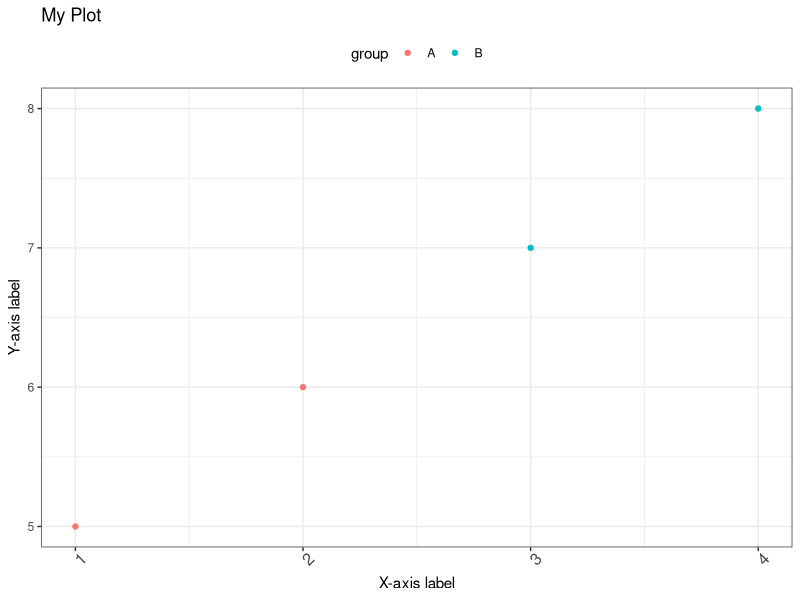

Reproduce this figure in R.
# ============================================================
# Program 15: ggplot2 - Fully Styled Scatter Plot
# ============================================================
# Description: Demonstrates ggplot2 theming options including
#              ggtitle(), xlab(), ylab(), theme_bw(), legend
#              positioning, and rotated axis text.
# Requires: ggplot2 (install with: install.packages("ggplot2"))
# Output: ggplot_styled.png
# ============================================================

library(ggplot2)

data <- data.frame(
  x     = c(1, 2, 3, 4),
  y     = c(5, 6, 7, 8),
  group = c("A", "A", "B", "B")
)

png(file = "outputs/ggplot_styled.png")
ggplot(data, aes(x = x, y = y, color = group)) +
  geom_point() +
  ggtitle("My Plot") +
  xlab("X-axis label") +
  ylab("Y-axis label") +
  theme_bw() +
  theme(
    legend.position = "top",
    axis.text.x = element_text(size = 12, angle = 45)
  )
dev.off()

cat("ggplot2 styled scatter saved to outputs/ggplot_styled.png\n")
